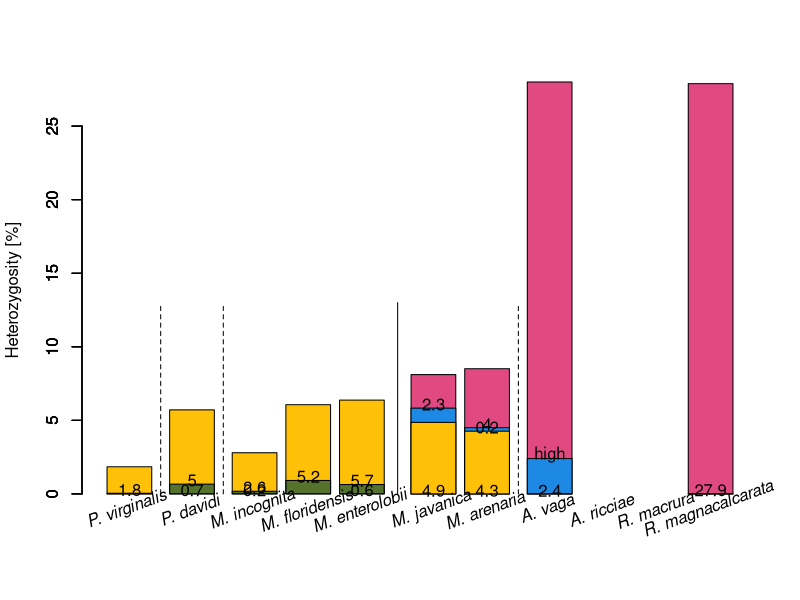

Reproduce this figure in R.
# plotting barplots of heterozygosity of tetraploid speices
#
# Meloidogyne_javanica
# Meloidogyne_arenaria
# Adineta_vaga
# Adineta_ricciae
# Rotaria_macrura
# Rotaria_magnacalcarata

trip_tab <- read.table('tables/triploid_heterozygosity.tsv', header = T, row.names = 1)
tetra_tab <- read.table('tables/tetraploid_heterozygosity.tsv', header = T, row.names = 1)

trip_tab$heter <- (trip_tab$AAB + trip_tab$ABC)
tetra_tab$heter <- (tetra_tab$AABB + tetra_tab$AAAB + tetra_tab$AB)
tetra_tab['Rmag1','heter'] <- tetra_tab['Rmag1','AABB'] # all measured heterozygosity is between ohnologs
# truth is NA, close to 0, but don't know
# I need to set up these values so the the plot cleates boxes of 0 size
tetra_tab['Rmag1',c('AB', 'AAAB')] <- 0
# we also don'jave reliable estimate of AAAB and AABB for A. vaga.
tetra_tab$single_A_het <- tetra_tab$AAAB + tetra_tab$AB
tetra_tab$single_A_het[1] <- tetra_tab$AB[1]
tetra_tab$AAAB[1] <- 0

tetra_tab <- tetra_tab[c(5:6, 1:4),]

ylim <- c(0, max(tetra_tab$heter, na.rm = T))
# also I know that A. vaga has undetected high heterozygosty.
# So I will round up the highest other species
# because we can assume it's more
tetra_tab['Avag1','heter'] <- ceiling(max(tetra_tab$heter, na.rm = T))

# ColorBrewer2 palette (dark2, 3 colours)
# pal <- c("#D95F02", "#7570B3", "#1B9E77")
               pal <- c("#D81B60CA", "#1E88E5", "#FFC107", "#004D40AA")

pdf('figures/fig2b_heterozygosity_of_tetraploids.pdf', width = 8, height = 6)

spaces <- c(rep(0.4, 3), rep(0.2, 2), 0.6, 0.2, 0.4, rep(0.2, 3))
bar_pos <- barplot(c(rep(NA, 5), tetra_tab$heter), col = pal[1],
                   ylab = 'Heterozygosity [%]', space = spaces)
barplot(c(rep(NA, 5), tetra_tab$single_A_het), col = pal[2], add = T, space = spaces)
barplot(c(trip_tab$heter, tetra_tab$AAAB), col = pal[3], add = T, space = spaces)
barplot(c(trip_tab$ABC, rep(NA, 6)), col = pal[4], add = T, space = spaces)

# 2 digit rounding
# text(bar_pos, c(rep(NA, 5), tetra_tab$single_A_het + 0.25), c(rep(NA, 5), tetra_tab$AABB[1:2], 'high', tetra_tab$AABB[4:6]))
# text(bar_pos[c(7, 8)], tetra_tab$AAAB[c(2, 3)] + 0.25, c(tetra_tab$AB[c(2, 3)]))
# text(bar_pos[c(6, 7)], 0.25, tetra_tab$AAAB[c(1, 2)])
# text(bar_pos[c(1:5)], trip_tab$ABC + 0.25, trip_tab$AAB)
# text(bar_pos[c(2,3,5)], 0.25, round(trip_tab$ABC[c(2,3,5)], 2))

# 1 digit rounding
text(bar_pos, c(rep(NA, 5), tetra_tab$single_A_het + 0.25), c(rep(NA, 5), round(tetra_tab$AABB[1:2], 1), 'high', round(tetra_tab$AABB[4:6], 1)))
text(bar_pos[c(7, 8)], tetra_tab$AAAB[c(2, 3)] + 0.25, round(c(tetra_tab$AB[c(2, 3)]), 1))
text(bar_pos[c(6, 7)], 0.25, round(tetra_tab$AAAB[c(1, 2)], 1))
text(bar_pos[c(1:5)], trip_tab$ABC + 0.25, round(trip_tab$AAB, 1))
text(bar_pos[c(2,3,5)], 0.25, round(trip_tab$ABC[c(2,3,5)], 1))


sp_labels <- c('P. virginalis', 'P. davidi',
               'M. incognita', 'M. floridensis', 'M. enterolobii',
               'M. javanica', 'M. arenaria',
               'A. vaga', 'A. ricciae',
               'R. macrura', 'R. magnacalcarata')

sp_labels <- lapply(paste0(sp_labels, " "), function(x){bquote(italic(.(x)))})
text(bar_pos, -1, do.call(expression, sp_labels), las = 1, srt = 20, xpd = TRUE)

for (bar in c(1,2,5,7)) {
    lty = ifelse(bar == 5, 1, 2)
    lines(rep(mean(bar_pos[bar:(bar+1)]), 2), c(0, 13), lty = lty)
}


# legend('topright', bty = 'n', c('AABB', 'AA\' or AAAB'), pch = 20, col = rev(pal))

dev.off()
